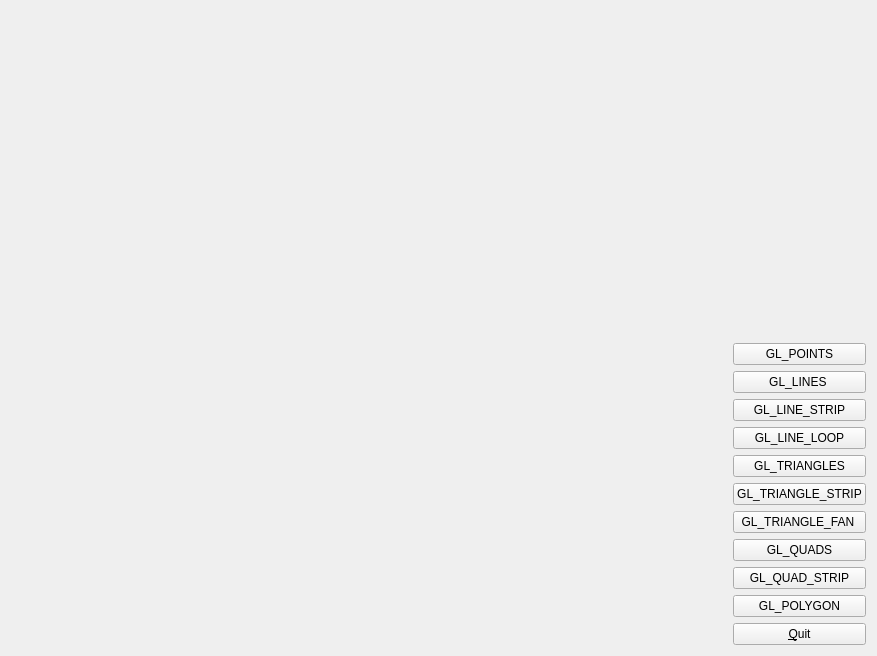
<?xml version="1.0" encoding="UTF-8"?>
<ui version="4.0">
 <class>MainWindow</class>
 <widget class="QMainWindow" name="MainWindow">
  <property name="windowModality">
   <enum>Qt::ApplicationModal</enum>
  </property>
  <property name="geometry">
   <rect>
    <x>0</x>
    <y>0</y>
    <width>877</width>
    <height>656</height>
   </rect>
  </property>
  <property name="windowTitle">
   <string>OpenGL</string>
  </property>
  <widget class="QWidget" name="centralWidget">
   <layout class="QHBoxLayout" name="horizontalLayout">
    <item>
     <widget class="GLWidget" name="widget" native="true">
      <property name="sizePolicy">
       <sizepolicy hsizetype="Expanding" vsizetype="Preferred">
        <horstretch>0</horstretch>
        <verstretch>0</verstretch>
       </sizepolicy>
      </property>
     </widget>
    </item>
    <item>
     <layout class="QVBoxLayout" name="verticalLayout">
      <item>
       <spacer name="verticalSpacer">
        <property name="orientation">
         <enum>Qt::Vertical</enum>
        </property>
        <property name="sizeHint" stdset="0">
         <size>
          <width>20</width>
          <height>40</height>
         </size>
        </property>
       </spacer>
      </item>
      <item>
       <widget class="QPushButton" name="pushButton_11">
        <property name="text">
         <string>GL_POINTS</string>
        </property>
       </widget>
      </item>
      <item>
       <widget class="QPushButton" name="pushButton_10">
        <property name="text">
         <string>GL_LINES </string>
        </property>
       </widget>
      </item>
      <item>
       <widget class="QPushButton" name="pushButton_9">
        <property name="text">
         <string>GL_LINE_STRIP</string>
        </property>
       </widget>
      </item>
      <item>
       <widget class="QPushButton" name="pushButton_8">
        <property name="text">
         <string>GL_LINE_LOOP</string>
        </property>
       </widget>
      </item>
      <item>
       <widget class="QPushButton" name="pushButton_7">
        <property name="text">
         <string>GL_TRIANGLES</string>
        </property>
       </widget>
      </item>
      <item>
       <widget class="QPushButton" name="pushButton_6">
        <property name="text">
         <string>GL_TRIANGLE_STRIP</string>
        </property>
       </widget>
      </item>
      <item>
       <widget class="QPushButton" name="pushButton_5">
        <property name="text">
         <string>GL_TRIANGLE_FAN </string>
        </property>
       </widget>
      </item>
      <item>
       <widget class="QPushButton" name="pushButton_4">
        <property name="text">
         <string>GL_QUADS</string>
        </property>
       </widget>
      </item>
      <item>
       <widget class="QPushButton" name="pushButton_3">
        <property name="text">
         <string>GL_QUAD_STRIP</string>
        </property>
       </widget>
      </item>
      <item>
       <widget class="QPushButton" name="pushButton_2">
        <property name="text">
         <string>GL_POLYGON</string>
        </property>
       </widget>
      </item>
      <item>
       <widget class="QPushButton" name="pushButton">
        <property name="text">
         <string>&amp;Quit</string>
        </property>
       </widget>
      </item>
     </layout>
    </item>
   </layout>
  </widget>
 </widget>
 <layoutdefault spacing="6" margin="11"/>
 <customwidgets>
  <customwidget>
   <class>GLWidget</class>
   <extends>QWidget</extends>
   <header>glwidget.h</header>
   <container>1</container>
  </customwidget>
 </customwidgets>
 <resources/>
 <connections>
  <connection>
   <sender>pushButton</sender>
   <signal>clicked()</signal>
   <receiver>MainWindow</receiver>
   <slot>close()</slot>
   <hints>
    <hint type="sourcelabel">
     <x>587</x>
     <y>402</y>
    </hint>
    <hint type="destinationlabel">
     <x>299</x>
     <y>166</y>
    </hint>
   </hints>
  </connection>
 </connections>
</ui>
